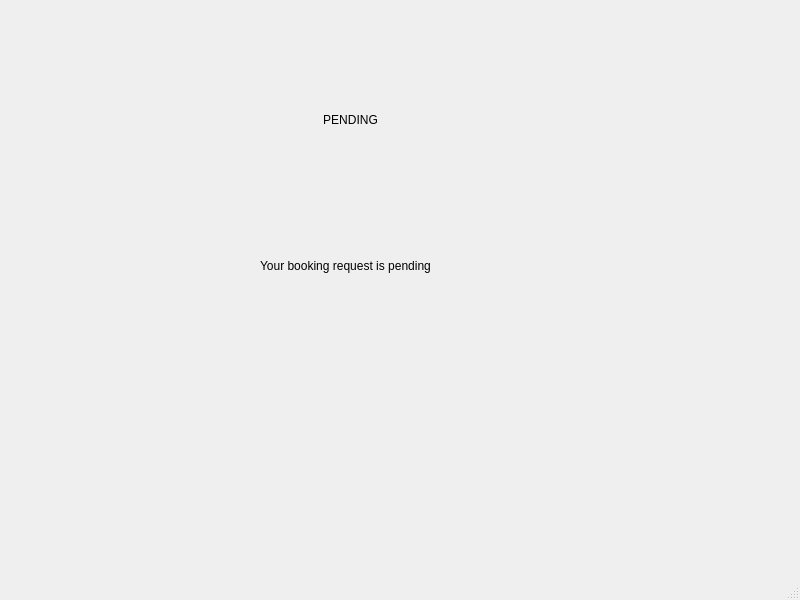
<?xml version="1.0" encoding="UTF-8"?>
<ui version="4.0">
 <class>MainWindow</class>
 <widget class="QMainWindow" name="MainWindow">
  <property name="geometry">
   <rect>
    <x>0</x>
    <y>0</y>
    <width>800</width>
    <height>600</height>
   </rect>
  </property>
  <property name="windowTitle">
   <string>MainWindow</string>
  </property>
  <widget class="QWidget" name="centralwidget">
   <widget class="QLabel" name="label">
    <property name="geometry">
     <rect>
      <x>260</x>
      <y>110</y>
      <width>201</width>
      <height>20</height>
     </rect>
    </property>
    <property name="text">
     <string>                   PENDING</string>
    </property>
   </widget>
   <widget class="QLabel" name="label_2">
    <property name="geometry">
     <rect>
      <x>260</x>
      <y>180</y>
      <width>221</width>
      <height>171</height>
     </rect>
    </property>
    <property name="text">
     <string>Your booking request is pending</string>
    </property>
   </widget>
  </widget>
  <widget class="QMenuBar" name="menubar">
   <property name="geometry">
    <rect>
     <x>0</x>
     <y>0</y>
     <width>800</width>
     <height>25</height>
    </rect>
   </property>
  </widget>
  <widget class="QStatusBar" name="statusbar"/>
 </widget>
 <resources/>
 <connections/>
</ui>
